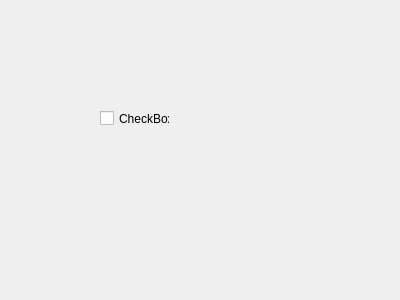
<?xml version="1.0" encoding="UTF-8"?>
<ui version="4.0">
 <class>DialogBase</class>
 <widget class="QDialog" name="DialogBase">
  <property name="geometry">
   <rect>
    <x>0</x>
    <y>0</y>
    <width>400</width>
    <height>300</height>
   </rect>
  </property>
  <property name="windowTitle">
   <string>Dialog</string>
  </property>
  <widget class="QCheckBox" name="checkBox">
   <property name="geometry">
    <rect>
     <x>100</x>
     <y>110</y>
     <width>70</width>
     <height>17</height>
    </rect>
   </property>
   <property name="text">
    <string>CheckBox</string>
   </property>
  </widget>
 </widget>
 <resources/>
 <connections/>
</ui>
